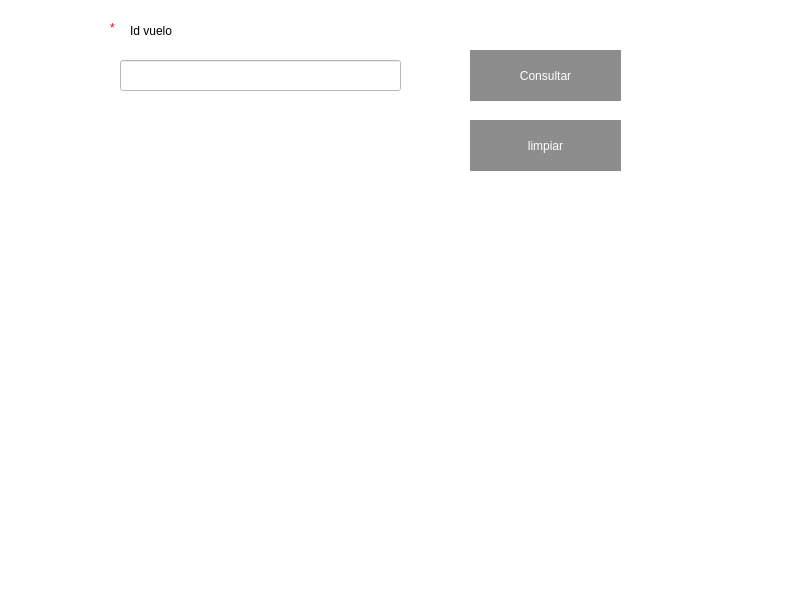
<?xml version="1.0" encoding="UTF-8"?>
<ui version="4.0">
 <class>MainWindow</class>
 <widget class="QMainWindow" name="MainWindow">
  <property name="geometry">
   <rect>
    <x>0</x>
    <y>0</y>
    <width>800</width>
    <height>600</height>
   </rect>
  </property>
  <property name="windowTitle">
   <string>MainWindow</string>
  </property>
  <property name="styleSheet">
   <string notr="true">background-color: rgb(255, 255, 255);</string>
  </property>
  <widget class="QWidget" name="centralwidget">
   <widget class="QPushButton" name="btn_limpiar">
    <property name="geometry">
     <rect>
      <x>470</x>
      <y>120</y>
      <width>151</width>
      <height>51</height>
     </rect>
    </property>
    <property name="styleSheet">
     <string notr="true">QPushButton{
font: 90 20pt &quot;MS Shell Dlg 2&quot;;
  color:rgb(255, 255, 255);
  
	background-color: rgb(104, 127, 143);
border-radius:30px;
}
QPushButton:hover{
background-color: rgb(255, 0,0 );
	color:rgb(255, 255, 255);
}

QPushButton{

  color:rgb(255, 255, 255);
  
	
	background-color: rgb(141, 141, 141);
}
</string>
    </property>
    <property name="text">
     <string>limpiar</string>
    </property>
   </widget>
   <widget class="QPushButton" name="btn_consultar">
    <property name="geometry">
     <rect>
      <x>470</x>
      <y>50</y>
      <width>151</width>
      <height>51</height>
     </rect>
    </property>
    <property name="styleSheet">
     <string notr="true">QPushButton{
font: 90 20pt &quot;MS Shell Dlg 2&quot;;
  color:rgb(255, 255, 255);
  
	background-color: rgb(104, 127, 143);
border-radius:30px;
}
QPushButton:hover{
background-color: rgb(255, 0,0 );
	color:rgb(255, 255, 255);
}

QPushButton{

  color:rgb(255, 255, 255);
  
	
	background-color: rgb(141, 141, 141);
}
</string>
    </property>
    <property name="text">
     <string>Consultar</string>
    </property>
   </widget>
   <widget class="QLineEdit" name="lineEdit_id_vuelo">
    <property name="geometry">
     <rect>
      <x>120</x>
      <y>60</y>
      <width>281</width>
      <height>31</height>
     </rect>
    </property>
    <property name="styleSheet">
     <string notr="true">background-color: rgb(255, 255, 255);
font: 12pt &quot;MS Shell Dlg 2&quot;;</string>
    </property>
    <property name="text">
     <string/>
    </property>
   </widget>
   <widget class="QLabel" name="label">
    <property name="geometry">
     <rect>
      <x>130</x>
      <y>10</y>
      <width>111</width>
      <height>41</height>
     </rect>
    </property>
    <property name="styleSheet">
     <string notr="true">font: 15pt &quot;MS Reference Sans Serif&quot;;</string>
    </property>
    <property name="text">
     <string>Id vuelo</string>
    </property>
   </widget>
   <widget class="QLabel" name="label_7">
    <property name="geometry">
     <rect>
      <x>110</x>
      <y>20</y>
      <width>16</width>
      <height>16</height>
     </rect>
    </property>
    <property name="styleSheet">
     <string notr="true">color: rgb(255, 0, 0);
font: 12pt &quot;MS Shell Dlg 2&quot;;</string>
    </property>
    <property name="text">
     <string>*</string>
    </property>
   </widget>
  </widget>
  <widget class="QMenuBar" name="menubar">
   <property name="geometry">
    <rect>
     <x>0</x>
     <y>0</y>
     <width>800</width>
     <height>21</height>
    </rect>
   </property>
  </widget>
  <widget class="QStatusBar" name="statusbar"/>
 </widget>
 <resources/>
 <connections/>
</ui>
